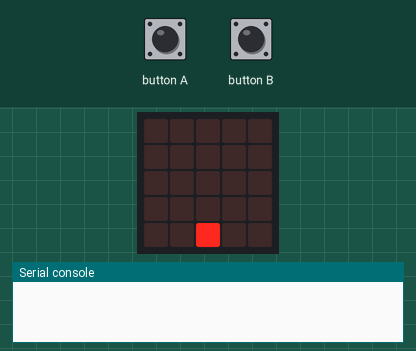
Bench run of a program on a simulated BBC micro:bit running MicroPython. Parts: the board's 5×5 LED display, the last lines printed to the serial console. Inputs (shaded band) come from the test bench.

Above: at 1.2 s.
1.3 s: button A pressed for 1 s
At 1.9 s:
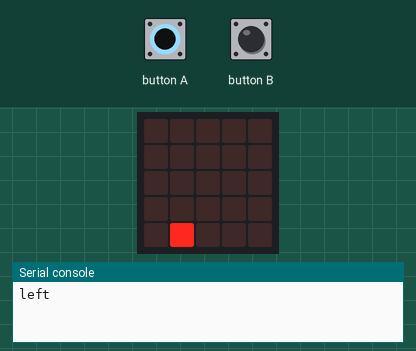
5.3 s: button B pressed for 0.15 s
7.1 s: button A pressed for 1 s
At 10.0 s:
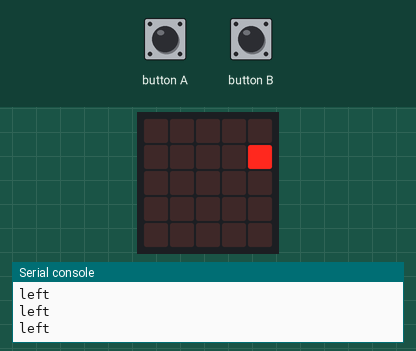
11.1 s: button A pressed for 0.15 s
At 11.6 s:
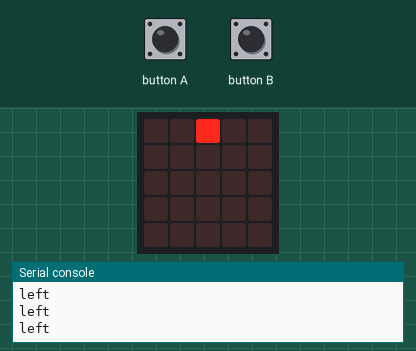
14.2 s: button A pressed for 0.15 s
At 16.7 s:
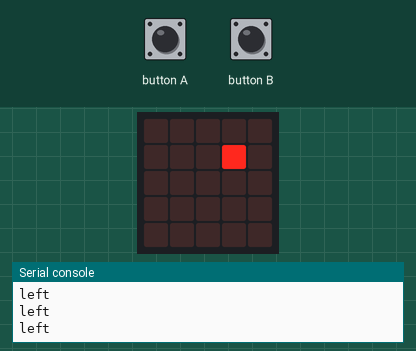
17.3 s: button B pressed for 1 s
At 17.7 s:
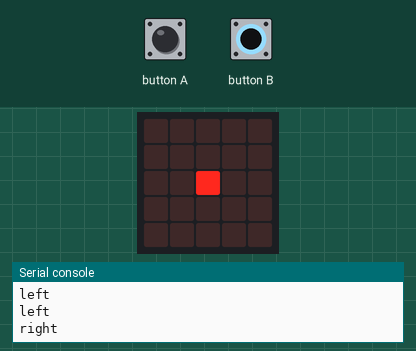
Timing chart, 0 to 20.3 s (numbered marks = the images above; inputs shaded):
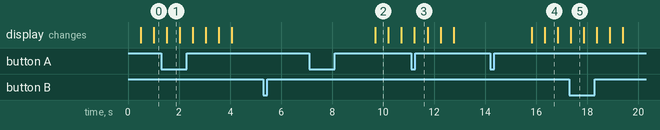

The program:

Snake-main.py
```python
# Imports go at the top
from microbit import *


def search(d:dict, target):
    for name, val in d.items():
        if val == target:
            return name


class Snake():

    def __init__(self):
        self.action = "IDLE"
        self.tick_speed = 500
        self.tick_counter = 0
        self.dir = (0,1)
        self.danger = 0

        self.board = {}
        for x in range(1,6):
            for y in range(1,6):
                self.board[(x,y)]=""

        self.board[(3,3)] = "Player"

    def move(self):
        x,y = search(self.board,"Player")

        self.board[(x,y)] = ""

        self.board[(x+self.dir[0],y+self.dir[1])] = "Player"


    def act(self):
        if self.action == "IDLE":
            pass
        elif self.action == "RIGHT":
            print("right")
            if self.dir == (0,1):
                self.dir = (1,0)
            elif self.dir == (0,-1):
                self.dir = (-1,0)
            elif self.dir == (1,0):
                self.dir = (0,-1)
            elif self.dir == (-1,0):
                self.dir = (0,1)
        elif self.action == "LEFT":
            print("left")
            if self.dir == (0,1):
                self.dir = (-1,0)
            elif self.dir == (0,-1):
                self.dir = (1,0)
            elif self.dir == (1,0):
                self.dir = (0,1)
            elif self.dir == (-1,0):
                self.dir = (0,-1)
        self.move()


    def display_board(self):
        rows = {i:"" for i in range(1,6)}
        for i in range(1,6):
            for j in range(1,6):
                current_block = self.board[(i,j)]
                if current_block == "Player":
                    rows[j] += "9"
                else:
                    rows[j] += "0"
                pass

        display.show(Image(":".join(rows[i] for i in range(1,6))))


    def main_loop(self):
        if button_a.is_pressed():
            self.action = "LEFT"
        elif button_b.is_pressed():
            self.action = "RIGHT"
        self.tick_counter += 10
        if self.tick_counter >= self.tick_speed:
            self.act()
            self.display_board()
            self.tick_counter = 0
            self.action = "IDLE"
        sleep(10)
# Code in a 'while True:' loop repeats forever

newGame = Snake()

while True:
    newGame.main_loop()
   
```

Measured:
- after the input at 1.3 s, the display: changes after 0.22 s (image 1)
- after the input at 7.1 s, the display: changes after 2.6 s (image 2)
- after the input at 11.1 s, the display: changes after 0.13 s (image 3)
- after the input at 14.2 s, the display: first changes after 1.6 s (image 4 shows a later state)
- after the input at 17.3 s, the display: changes after 0.06 s (image 5)
- what the display in image 1 shows lasts 0.5 s, from 1.5 s to 2.0 s
